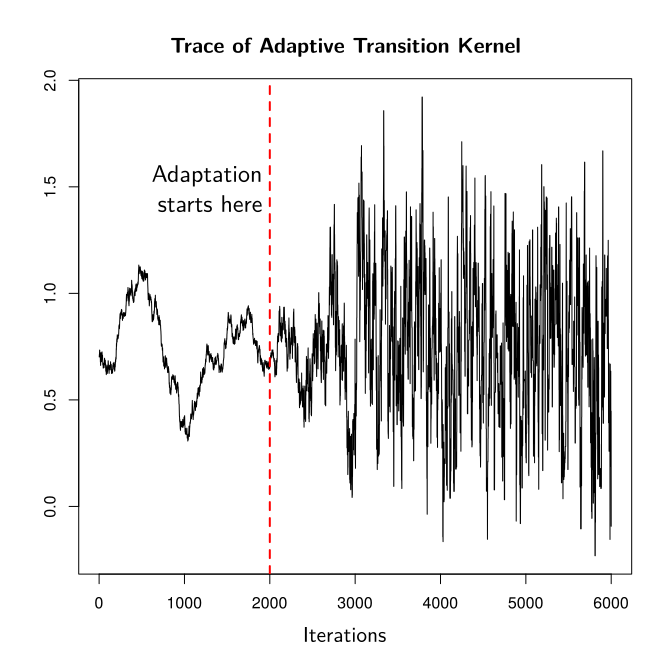

The R source for this figure:
library(coda)
# dat <- readRDS("fig-mcmc/mcmc_partially_annotated_no_prior.rds")

library(fmcmc)
data(logit, package = "mcmc")
out <- glm(y ~ x1 + x2 + x3 + x4, data = logit, family = binomial, x = TRUE)
beta.init <- as.numeric(coefficients(out))
lupost_factory <- function(x, y) function(beta) {
  eta <- as.numeric(x %*% beta)
  logp <- ifelse(eta < 0, eta - log1p(exp(eta)), - log1p(exp(- eta)))
  logq <- ifelse(eta < 0, - log1p(exp(eta)), - eta - log1p(exp(- eta)))
  logl <- sum(logp[y == 1]) + sum(logq[y == 0])
  return(logl - sum(beta^2) / 8)
}

lupost <- lupost_factory(out$x, out$y)
khaario <- kernel_adapt(freq = 1, warmup = 2000)

set.seed(12)

out_harrio_1 <- MCMC(
  initial   = rbind(beta.init, beta.init + rnorm(5))[1,],
  fun       = lupost,
  nsteps    = 6000,    # We will only run the chain for 100 steps                    
  kernel    = khaario, # We passed the predefined kernel
  thin      = 1,       # No thining here
  nchains   = 1L,      # A single chain
  multicore = FALSE    # Running in serial
)

graphics.off()
svg("fig-mcmc/fig-mcmc.svg", bg = "transparent")
traceplot(out_harrio_1[,5], main = "Trace of Adaptive Transition Kernel")
abline(v = 2000, col = "red", lwd = 2, lty=2)
dev.off()